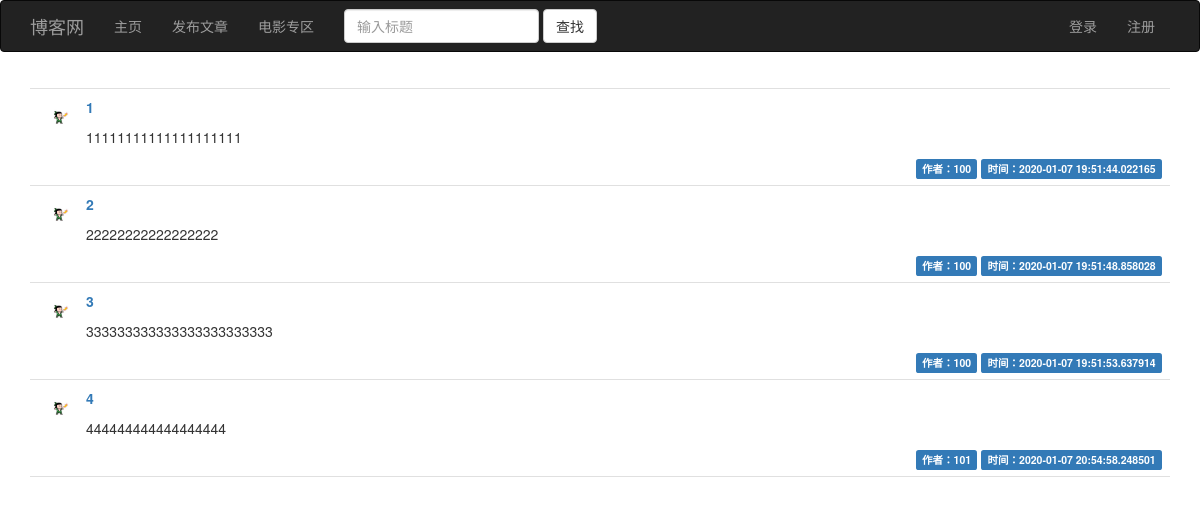
The page / on the database its author committed.
### models.py (models this page shows)
class Article(db.Model):
    __tablename__ = 'articles'
    id = db.Column(db.Integer, primary_key=True, autoincrement=True)
    title = db.Column(db.String(100), nullable=False)
    content = db.Column(db.Text, nullable=False)
    create_time = db.Column(db.DateTime, default=datetime.now)
    author_id = db.Column(db.Integer, db.ForeignKey('users.id'))
    author = db.relationship('User', backref=db.backref('articles'))  # 反向关系
    '''
    建立User表与Article表的联系，bckref中的参数可以随意填写，但必须前后一致
    若想通过Article表查询User表中的信息，只需要写Article对象.author.User表的属性名
    若想通过User表查询Article表中的信息，只需要写User对象.articles
    '''

class User(db.Model):
    __tablename__ = 'users'
    id = db.Column(db.Integer, primary_key=True)
    username = db.Column(db.String(64), nullable=False)
    telephone =  db.Column(db.String(11), nullable=False)
    password = db.Column(db.String(100), nullable=False)
    email = db.Column(db.String(60), nullable=True)
    address = db.Column(db.String(100), nullable=True)
    hobby = db.Column(db.String(100), nullable=True)

### blog.py (the view)
@app.route('/')
def index():
    articles = Article.query.all()
    return render_template('index.html', articles=articles)

### blog.py (called while the page is built)
@app.context_processor
def my_context_processor():
    user_id = session.get('user_id')
    if user_id:
        user = User.query.filter(User.id == user_id).first()
        if user:
            return {'um': user}
    return {}

### templates/index.html (shortened to what this page needs)
{% extends "base.html" %}
{% block page_content %}
<ul class="posts">
    {% for article in articles %}
    <li class="post">
        <div class="post-thumbnail">
            <img style="width:40px;height:40px;" src="{{ url_for('static',filename='code.png') }}" alt="" class="avatar">
        </div>
        <div class="post-content">
            <div class="post-body">
                <p span style="color:blue">
                    {% if um %}
                        <b>
                            <a href="{{ url_for('detail', article_id=article.id) }}">{{ article.title }}</a>
                        </b>
                    {% else %}
                        <b>
                            <a>{{ article.title }}</a>
                        </b>
                    {% endif %}
                </p>
                <p><span >{{ article.content }}</span></p>
            </div>
        </div>
        <div class="post-footer">
            {% if um %}
            <a class="label label-primary" href="{{ url_for('user_detail', user_id=article.author.id )}}">
                <span >作者：{{ article.author.username }}</span>
            </a>
            {% else %}
            <span class="label label-primary">作者：{{ article.author.username }}</span>
            {% endif %}
            <span class="label label-primary">时间：{{ article.create_time }}</span>
        </div>
    </li>
    {% endfor %}
</ul>
{% endblock %}

### templates/base.html (shortened to what this page needs)
{% extends "bootstrap/base.html" %}
{% block navbar %}
<div class="navbar navbar-inverse" role="navigation">
    <div class="container">
        <div class="navbar-header">
            <a class="navbar-brand" href="/">博客网</a>
        </div>
        <div class="navbar-collapse collapse">
            <ul class="nav navbar-nav">
                <li><a href="/">主页</a></li>
                <li><a href="{{ url_for('article') }}">发布文章</a></li>
                <li><a href="{{ url_for('movie') }}">电影专区</a></li>
                <form class="navbar-form navbar-left" action="{{ url_for('search') }}" method="get">
                    <div class="form-group">
                      <input name="q" type="text" class="form-control" placeholder="输入标题">
                    </div>
                    <button type="submit" class="btn btn-default">查找</button>
                </form>
            </ul>
            <ul class="nav navbar-nav navbar-right">
                {% if um %}
                    <li><a href="{{ url_for('user_detail', user_id = um.id) }}">{{ um.username }}</a></li>
                    <li><a href="{{ url_for('logout')}}">注销</a></li>
                {% else %}
                    <li><a href="{{ url_for('login') }}">登录</a></li>
                    <li><a href="{{ url_for('register') }}">注册</a></li>
                {% endif %}
            </ul>
        </div>
    </div>
</div>
{% endblock %}
{% block head %}
{{ super() }}
<link rel="stylesheet" type="text/css" href="{{url_for('static', filename='styles.css')}}">
{% endblock %}
{% block content %}
     <div class="container">
         {% block page_content %}
         {% endblock %}
     </div>
{% endblock %}

### static/styles.css (style rules this page uses)
ul.posts { list-style-type: none; padding: 0px; margin: 16px 0px 0px 0px; border-top: 1px solid #e0e0e0; }
ul.posts li.post { padding: 8px; border-bottom: 1px solid #e0e0e0; }
div.post-thumbnail { position: absolute; }
div.post-content { margin-left: 48px; min-height: 48px; }
div.post-footer { text-align: right; }

### rows shown on the page
Article: title "1", content "11111111111111111111", author.username "100", create_time "2020-01-07 19:51:44.022165"
Article: title "2", content "22222222222222222", author.username "100", create_time "2020-01-07 19:51:48.858028"
Article: title "3", content "333333333333333333333333", author.username "100", create_time "2020-01-07 19:51:53.637914"
Article: title "4", content "444444444444444444", author.username "101", create_time "2020-01-07 20:54:58.248501"
